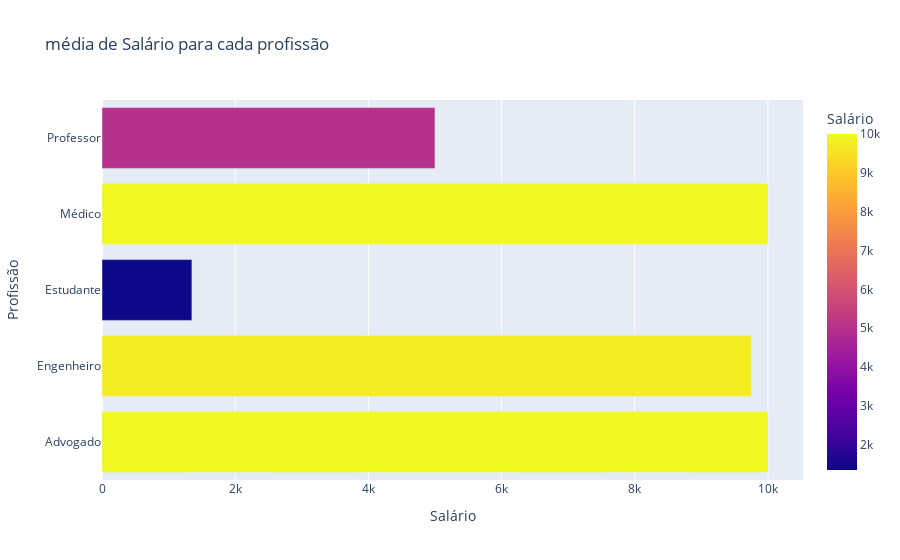

The cell this chart's notebook holds for it:
### Code cell
# irei calcular a média de salário para cada profissão 
salario_por_profissao = df.groupby("Profissão")['Salário'].mean().reset_index()

# Criando o gráfico de barras horizontais, muito semelhante a biblioteca matplotlib
fig = px.bar(salario_por_profissao, x='Salário', y='Profissão', orientation='h',
             title=' média de Salário para cada profissão ',
             labels={"Profissão": "Profissão", 'Salário': 'Salário'},
             color="Salário")
# Exibindo o gráfico
fig.show()

### Figure 1 — Plotly figure (JSON) as saved in the notebook; plotly's stock layout.template omitted (floating-point values rounded to 4 significant figures)
{"data": [{"alignmentgroup": "True", "hovertemplate": "Salário=%{marker.color}<br>Profissão=%{y}<extra></extra>", "legendgroup": "", "marker": {"color": [10000, 9750, 1350, 10000, 5000], "coloraxis": "coloraxis", "pattern": {"shape": ""}}, "name": "", "offsetgroup": "", "orientation": "h", "showlegend": false, "textposition": "auto", "type": "bar", "x": [10000, 9750, 1350, 10000, 5000], "xaxis": "x", "y": ["Advogado", "Engenheiro", "Estudante", "Médico", "Professor"], "yaxis": "y"}], "layout": {"autosize": true, "barmode": "relative", "coloraxis": {"colorbar": {"title": {"text": "Salário"}}, "colorscale": [[0, "#0d0887"], [0.1111, "#46039f"], [0.2222, "#7201a8"], [0.3333, "#9c179e"], [0.4444, "#bd3786"], [0.5556, "#d8576b"], [0.6667, "#ed7953"], [0.7778, "#fb9f3a"], [0.8889, "#fdca26"], [1, "#f0f921"]]}, "legend": {"tracegroupgap": 0}, "title": {"text": " média de Salário para cada profissão "}, "xaxis": {"anchor": "y", "autorange": true, "domain": [0, 1], "range": [0, 10530.0], "title": {"text": "Salário"}, "type": "linear"}, "yaxis": {"anchor": "x", "autorange": true, "domain": [0, 1], "range": [-0.5, 4.5], "title": {"text": "Profissão"}, "type": "category"}}}
